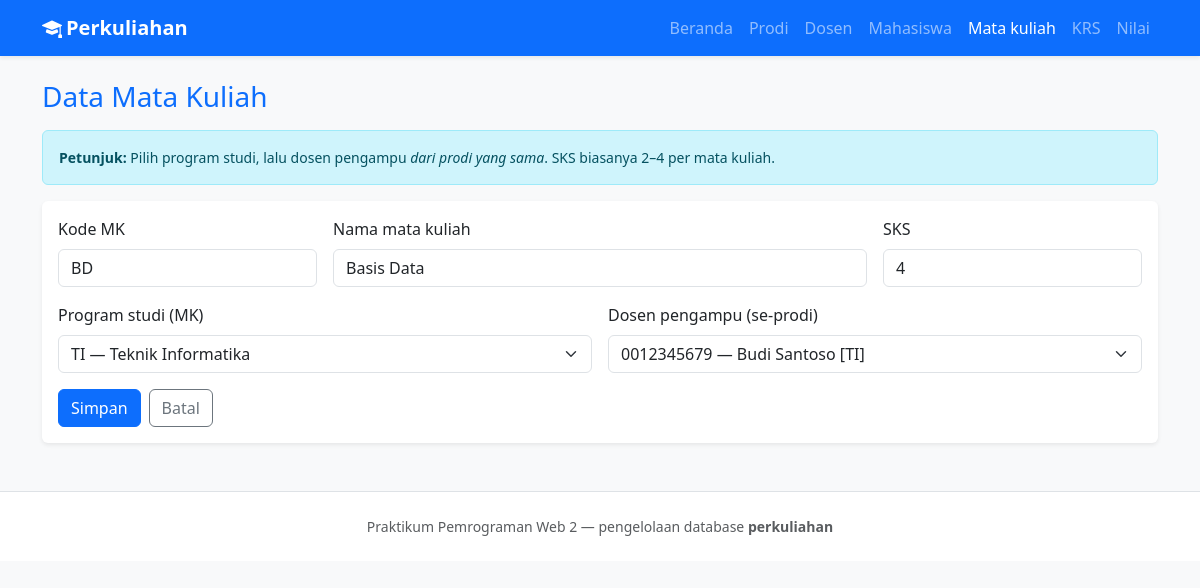
The app's page /matakuliah.php?aksi=ubah&id=2 with its own data.
### tables this page shows
CREATE TABLE matakuliah (
  id_mk INT UNSIGNED NOT NULL AUTO_INCREMENT,
  kode_mk VARCHAR(20) NOT NULL,
  nama_mk VARCHAR(160) NOT NULL,
  sks TINYINT UNSIGNED NOT NULL DEFAULT 3,
  id_dosen INT UNSIGNED NOT NULL,
  id_prodi INT UNSIGNED NOT NULL,
  created_at TIMESTAMP NOT NULL DEFAULT CURRENT_TIMESTAMP,
  PRIMARY KEY (id_mk),
  UNIQUE KEY uq_matakuliah_kode (kode_mk),
  KEY idx_matakuliah_dosen (id_dosen),
  KEY idx_matakuliah_prodi (id_prodi),
  CONSTRAINT fk_matakuliah_dosen
    FOREIGN KEY (id_dosen) REFERENCES dosen (id_dosen)
    ON UPDATE CASCADE ON DELETE RESTRICT,
  CONSTRAINT fk_matakuliah_prodi
    FOREIGN KEY (id_prodi) REFERENCES prodi (id_prodi)
    ON UPDATE CASCADE ON DELETE RESTRICT
);

### includes/fungsi.php (called while the page is built, shortened)
<?php
function h(?string $teks): string
{
    return htmlspecialchars((string) $teks, ENT_QUOTES, 'UTF-8');
}

### matakuliah.php (the view, shortened to what this page needs)
<?php
require_once __DIR__ . '/config/database.php';
require_once __DIR__ . '/includes/fungsi.php';
$aksiGet = $_GET['aksi'] ?? 'daftar';
$idEdit = (int) ($_GET['id'] ?? 0);
$barisEdit = null;
if ($aksiGet === 'ubah' && $idEdit > 0) {
    $stmt = $pdo->prepare('SELECT * FROM matakuliah WHERE id_mk = ?');
    $stmt->execute([$idEdit]);
    $barisEdit = $stmt->fetch();
}
$prodiPilihan = $pdo->query('SELECT id_prodi, kode_prodi, nama_prodi FROM prodi ORDER BY kode_prodi ASC')->fetchAll(PDO::FETCH_ASSOC);
$dosenPilihan = $pdo->query(
    'SELECT d.id_dosen, d.nidn, d.nama, d.id_prodi, p.kode_prodi
     FROM dosen d
     INNER JOIN prodi p ON p.id_prodi = d.id_prodi
     ORDER BY d.nama ASC'
)->fetchAll(PDO::FETCH_ASSOC);
require_once __DIR__ . '/includes/header.php';
?>
<?php if ($aksiGet === 'tambah' || ($aksiGet === 'ubah' && $barisEdit)) : ?>
    <div class="alert alert-info small" role="note">
        <strong>Petunjuk:</strong> Pilih program studi, lalu dosen pengampu <em>dari prodi yang sama</em>. SKS biasanya 2–4 per mata kuliah.
    </div>
    <div class="card shadow-sm border-0">
        <div class="card-body">
            <form method="post" class="row g-3" action="matakuliah.php">
                <div class="col-md-3">
                    <label class="form-label" for="kode_mk">Kode MK</label>
                    <input class="form-control" id="kode_mk" name="kode_mk" required maxlength="20"
                           value="<?= $barisEdit ? h((string) $barisEdit['kode_mk']) : '' ?>">
                </div>
                <div class="col-md-6">
                    <label class="form-label" for="nama_mk">Nama mata kuliah</label>
                    <input class="form-control" id="nama_mk" name="nama_mk" required maxlength="160"
                           value="<?= $barisEdit ? h((string) $barisEdit['nama_mk']) : '' ?>">
                </div>
                <div class="col-md-3">
                    <label class="form-label" for="sks">SKS</label>
                    <input class="form-control" id="sks" name="sks" type="number" required min="1" max="24"
                           value="<?= $barisEdit ? (int) $barisEdit['sks'] : 3 ?>">
                </div>
                <div class="col-md-6">
                    <label class="form-label" for="id_prodi">Program studi (MK)</label>
                    <select class="form-select" id="id_prodi" name="id_prodi" required <?= ($prodiPilihan === []) ? 'disabled' : '' ?>>
                        <?php foreach ($prodiPilihan as $p) : ?>
                            <?php $sel = $barisEdit && (int) $barisEdit['id_prodi'] === (int) $p['id_prodi'] ? ' selected' : ''; ?>
                            <option value="<?= (int) $p['id_prodi'] ?>"<?= $sel ?>><?= h((string) $p['kode_prodi']) ?> — <?= h((string) $p['nama_prodi']) ?></option>
                        <?php endforeach; ?>
                    </select>
                </div>
                <div class="col-md-6">
                    <label class="form-label" for="id_dosen">Dosen pengampu (se-prodi)</label>
                    <select class="form-select" id="id_dosen" name="id_dosen" required <?= $dosenPilihan === [] ? 'disabled' : '' ?>>
                        <?php foreach ($dosenPilihan as $d) : ?>
                            <?php $sel = $barisEdit && (int) $barisEdit['id_dosen'] === (int) $d['id_dosen'] ? ' selected' : ''; ?>
                            <option value="<?= (int) $d['id_dosen'] ?>"<?= $sel ?>><?= h((string) $d['nidn']) ?> — <?= h((string) $d['nama']) ?> [<?= h((string) $d['kode_prodi']) ?>]</option>
                        <?php endforeach; ?>
                    </select>
                </div>
                <div class="col-12 d-flex gap-2">
                    <button type="submit" class="btn btn-primary" <?= ($prodiPilihan === [] || $dosenPilihan === []) ? 'disabled' : '' ?>>Simpan</button>
                    <a class="btn btn-outline-secondary" href="matakuliah.php">Batal</a>
                </div>
            </form>
        </div>
    </div>
<?php endif; ?>
<?php require_once __DIR__ . '/includes/footer.php'; ?>

### records on screen
matakuliah: kode_mk "BD", nama_mk "Basis Data", sks "4"

### other values on screen
$judulHalaman "Data Mata Kuliah"
form field id_prodi "TI — Teknik Informatika"
form field id_dosen "0012345679 — Budi Santoso [TI]"
